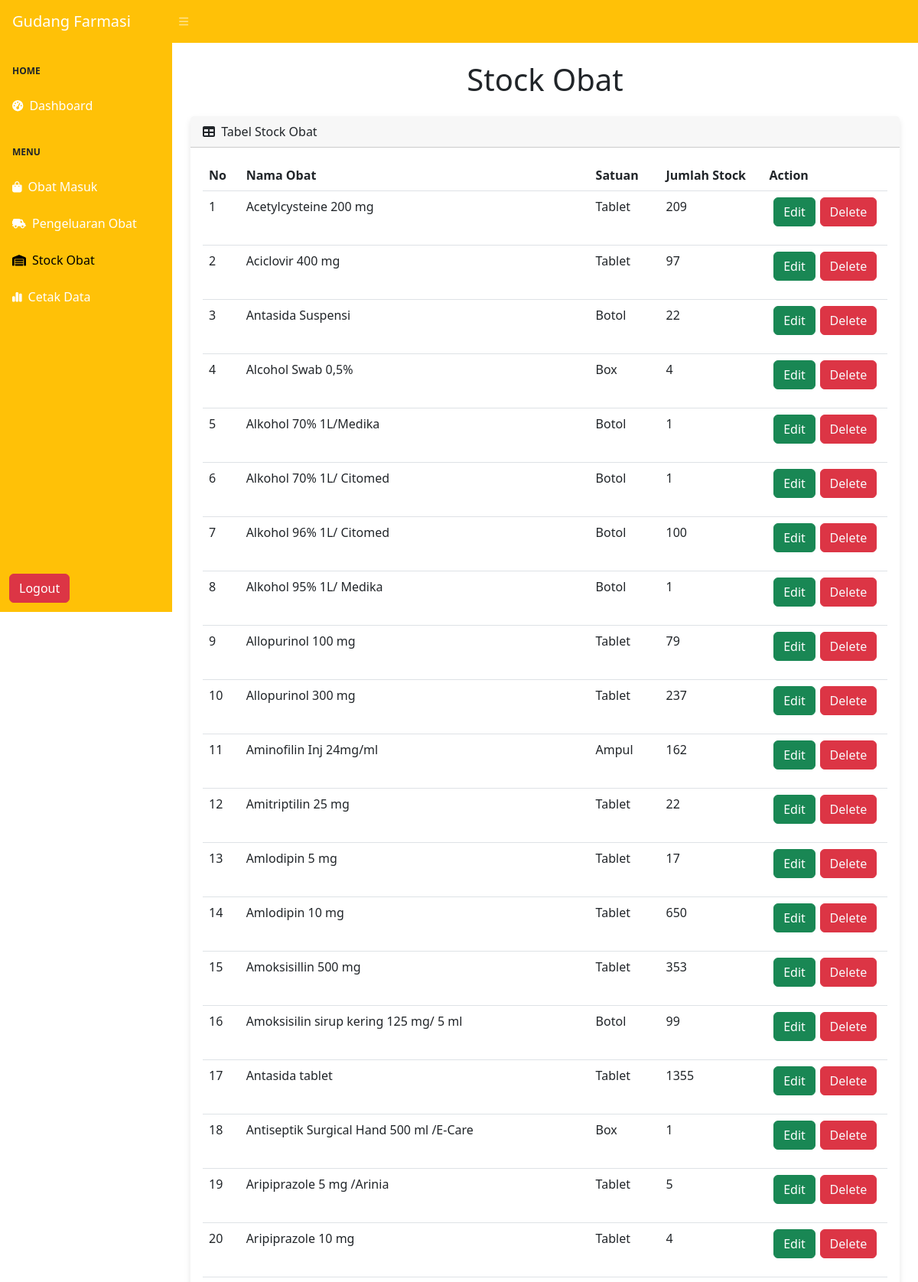
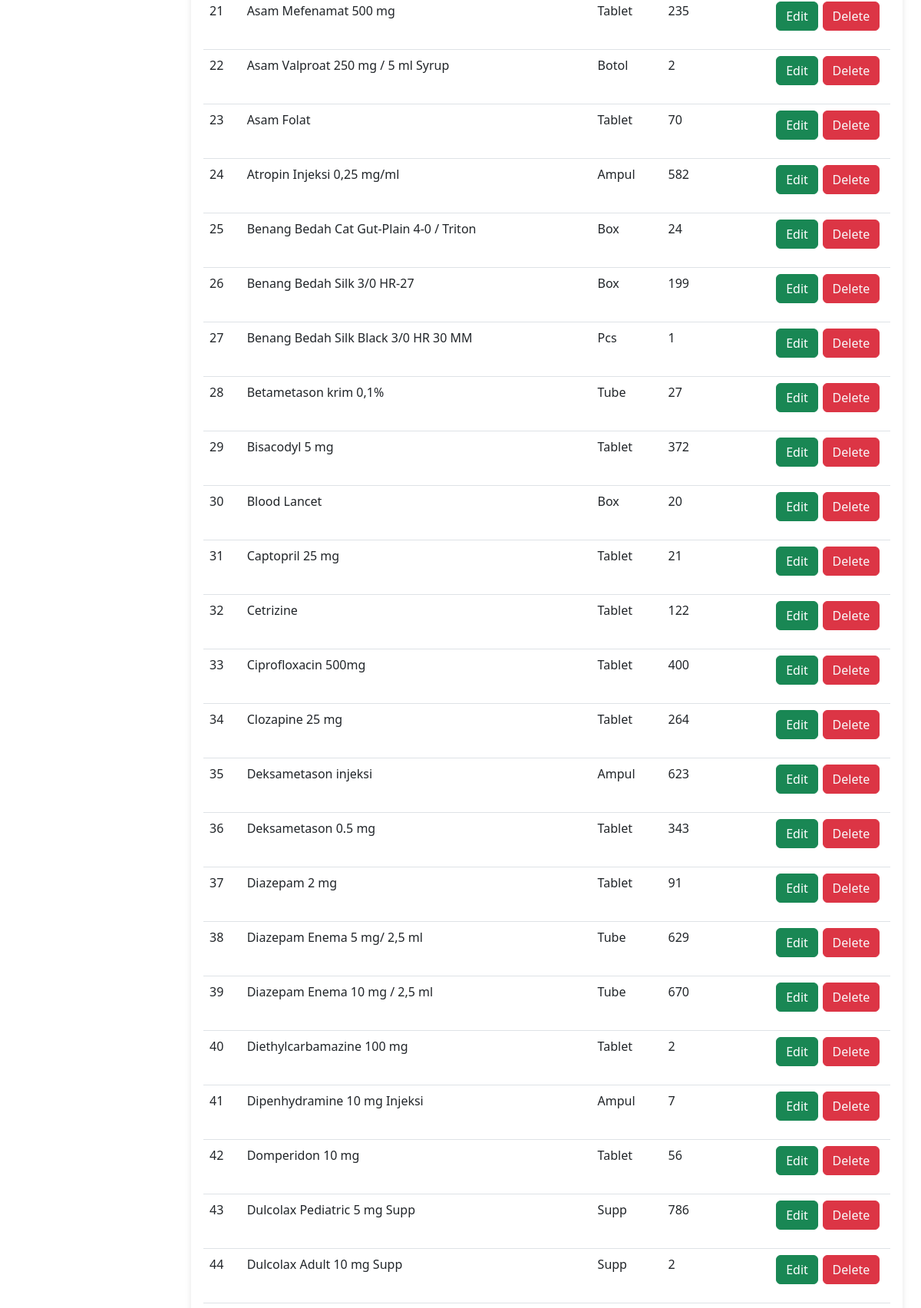
/views/stock.php (signed in, upper part), run on the app's committed database (2 pictures, top to bottom).
### tables this page shows
CREATE TABLE `stock` (
  `id` int(11) NOT NULL,
  `nama_obat` varchar(50) NOT NULL,
  `satuan` varchar(50) NOT NULL,
  `jumlah_stock` int(50) NOT NULL
);

### views/stock.php (the view, shortened to what this page needs)
<?php
    include '../config/koneksi.php';
?>
<!DOCTYPE html>
<html lang="en">
    <head>
        <link href="https://cdn.jsdelivr.net/npm/simple-datatables@7.1.2/dist/style.min.css" rel="stylesheet" />
        <link href="../css/styles.css" rel="stylesheet" />
    </head>
    <body class="sb-nav-fixed">
        <nav class="sb-topnav navbar navbar-expand navbar-dark bg-warning">
            <a class="navbar-brand ps-3" href="index.html">Gudang Farmasi</a>
            <button class="btn btn-link btn-sm order-1 order-lg-0 me-4 me-lg-0" id="sidebarToggle" href="#!"><i class="fas fa-bars"></i></button>
        </nav>
        <div id="layoutSidenav">
            <div id="layoutSidenav_nav">
                <nav class="sb-sidenav accordion sb-sidenav-secondary bg-warning" id="sidenavAccordion">
                    <div class="sb-sidenav-menu">
                        <div class="nav">
                            <div class="sb-sidenav-menu-heading">Home</div>
                                <a class="nav-link text-white" href="./home.php">
                                    <div class="sb-nav-link-icon"><i class="fas fa-tachometer-alt"></i></div>
                                    Dashboard
                                </a>
                            <div class="sb-sidenav-menu-heading">Menu</div>
                                <a class="nav-link text-white" href="./obat.php">
                                    <div class="sb-nav-link-icon"><i class="fa-solid fa-bag-shopping"></i></div>
                                    Obat Masuk
                                </a>
                                <a class="nav-link text-white" href="./pengeluaran.php">
                                    <div class="sb-nav-link-icon"><i class="fa-solid fa-truck-field"></i></div>
                                    Pengeluaran Obat
                                </a>
                                <a class="nav-link active text-black" href="./stock.php">
                                    <div class="sb-nav-link-icon"><i class="fa-solid fa-warehouse"></i></div>
                                    Stock Obat
                                </a>
                                <a class="nav-link text-white" href="./cetak.php">
                                    <div class="sb-nav-link-icon"><i class="fa-solid fa-chart-simple"></i></div>
                                    Cetak Data
                                </a>
                        </div>
                    </div>
                    <div class="sb-sidenav-footer">
                    <a class="btn btn-danger ms-auto me-2" href="../proses/logout.php">Logout</a>
                    </div>
                </nav>
            </div>
            <div id="layoutSidenav_content">
                <main>
                    <div class="container-fluid px-4">
                        <h1 class="my-4 text-center">Stock Obat</h1>
                        <div class="card mb-4">
                            <div class="card-header">
                                <i class="fas fa-table me-1"></i>
                                Tabel Stock Obat
                            </div>
                            <div class="card-body">
                                <table id="datatablesSimple" class="table">
                                    <thead>
                                        <tr>
                                            <th>No</th>
                                            <th>Nama Obat</th>
                                            <th>Satuan</th>
                                            <th>Jumlah Stock</th>
                                            <th>Action</th>
                                        </tr>
                                    </thead>
                                    <tbody>
                                        <?php
                                            $query = "SELECT * FROM stock";
                                            $result = mysqli_query($koneksi, $query);
                                            $no = 1;
                                            while ($data = mysqli_fetch_assoc($result)) {
                                        ?>
                                        <tr>
                                            <td><?= $no++?></td>
                                            <td><?= $data['nama_obat'] ?></td>
                                            <td><?= $data['satuan'] ?></td>
                                            <td><?= $data['jumlah_stock'] ?></td>
                                            <td>
                                                <ul class="list-inline d-flex justify-content-evenly">
                                                    <li><a href="./editstock.php?id=<?= $data['id'] ?>" class="btn btn-success">Edit</a></li>
                                                    <li>
                                                        <form action="../proses/deletestock.php" method="post">
                                                            <button class="btn btn-danger text-light">Delete</button>
                                                        </form>
                                                    </li>
                                                </ul>
                                            </td>
                                        </tr>
                                        <?php
                                            }
                                        ?>
                                    </tbody>
                                </table>
                            </div>
                        </div>
                    </div>
                </main>
            </div>
        </div>
    </body>
</html>

### views/stock.php (style rules this page uses)
html, body { height: 100%; }
#layoutSidenav { display: flex; flex-direction: column; min-height: 100vh; }
#layoutSidenav_content { flex: 1 0 auto; }
.card { margin-bottom: 20px; border: none; box-shadow: 0 4px 8px rgba(0, 0, 0, 0.1); transition: box-shadow 0.3s; }

### data on the page
stock: nama_obat "Acetylcysteine 200 mg", satuan "Tablet", jumlah_stock "209"
stock: nama_obat "Aciclovir 400 mg", satuan "Tablet", jumlah_stock "97"
stock: nama_obat "Antasida Suspensi", satuan "Botol", jumlah_stock "22"
stock: nama_obat "Alcohol Swab 0,5%", satuan "Box", jumlah_stock "4"
stock: nama_obat "Alkohol 70% 1L/Medika", satuan "Botol", jumlah_stock "1"
stock: nama_obat "Alkohol 70% 1L/ Citomed", satuan "Botol", jumlah_stock "1"
stock: nama_obat "Alkohol 96% 1L/ Citomed", satuan "Botol", jumlah_stock "100"
stock: nama_obat "Alkohol 95% 1L/ Medika", satuan "Botol", jumlah_stock "1"
stock: nama_obat "Allopurinol 100 mg", satuan "Tablet", jumlah_stock "79"
stock: nama_obat "Allopurinol 300 mg", satuan "Tablet", jumlah_stock "237"
stock: nama_obat "Aminofilin Inj 24mg/ml", satuan "Ampul", jumlah_stock "162"
stock: nama_obat "Amitriptilin 25 mg", satuan "Tablet", jumlah_stock "22"
stock: nama_obat "Amlodipin 5 mg", satuan "Tablet", jumlah_stock "17"
stock: nama_obat "Amlodipin 10 mg", satuan "Tablet", jumlah_stock "650"
stock: nama_obat "Amoksisillin 500 mg", satuan "Tablet", jumlah_stock "353"
stock: nama_obat "Amoksisilin sirup kering 125 mg/ 5 ml", satuan "Botol", jumlah_stock "99"
stock: nama_obat "Antasida tablet", satuan "Tablet", jumlah_stock "1355"
stock: nama_obat "Antiseptik Surgical Hand 500 ml /E-Care", satuan "Box", jumlah_stock "1"
stock: nama_obat "Aripiprazole 5 mg /Arinia", satuan "Tablet", jumlah_stock "5"
stock: nama_obat "Aripiprazole 10 mg", satuan "Tablet", jumlah_stock "4"
stock: nama_obat "Asam Mefenamat 500 mg", satuan "Tablet", jumlah_stock "235"
stock: nama_obat "Asam Valproat 250 mg / 5 ml Syrup", satuan "Botol", jumlah_stock "2"
stock: nama_obat "Asam Folat", satuan "Tablet", jumlah_stock "70"
stock: nama_obat "Atropin Injeksi 0,25 mg/ml", satuan "Ampul", jumlah_stock "582"
stock: nama_obat "Benang Bedah Cat Gut-Plain 4-0 / Triton", satuan "Box", jumlah_stock "24"
stock: nama_obat "Benang Bedah Silk 3/0 HR-27", satuan "Box", jumlah_stock "199"
stock: nama_obat "Benang Bedah Silk Black 3/0 HR 30 MM", satuan "Pcs", jumlah_stock "1"
stock: nama_obat "Betametason krim 0,1%", satuan "Tube", jumlah_stock "27"
stock: nama_obat "Bisacodyl 5 mg", satuan "Tablet", jumlah_stock "372"
stock: nama_obat "Blood Lancet", satuan "Box", jumlah_stock "20"
stock: nama_obat "Captopril 25 mg", satuan "Tablet", jumlah_stock "21"
stock: nama_obat "Cetrizine", satuan "Tablet", jumlah_stock "122"
stock: nama_obat "Ciprofloxacin 500mg", satuan "Tablet", jumlah_stock "400"
stock: nama_obat "Clozapine 25 mg", satuan "Tablet", jumlah_stock "264"
stock: nama_obat "Deksametason injeksi", satuan "Ampul", jumlah_stock "623"
stock: nama_obat "Deksametason 0.5 mg", satuan "Tablet", jumlah_stock "343"
stock: nama_obat "Diazepam 2 mg", satuan "Tablet", jumlah_stock "91"
stock: nama_obat "Diazepam Enema 5 mg/ 2,5 ml", satuan "Tube", jumlah_stock "629"
stock: nama_obat "Diazepam Enema 10 mg / 2,5 ml", satuan "Tube", jumlah_stock "670"
stock: nama_obat "Diethylcarbamazine 100 mg", satuan "Tablet", jumlah_stock "2"
stock: nama_obat "Dipenhydramine 10 mg Injeksi", satuan "Ampul", jumlah_stock "7"
stock: nama_obat "Domperidon 10 mg", satuan "Tablet", jumlah_stock "56"
stock: nama_obat "Dulcolax Pediatric 5 mg Supp", satuan "Supp", jumlah_stock "786"
stock: nama_obat "Dulcolax Adult 10 mg Supp", satuan "Supp", jumlah_stock "2"
